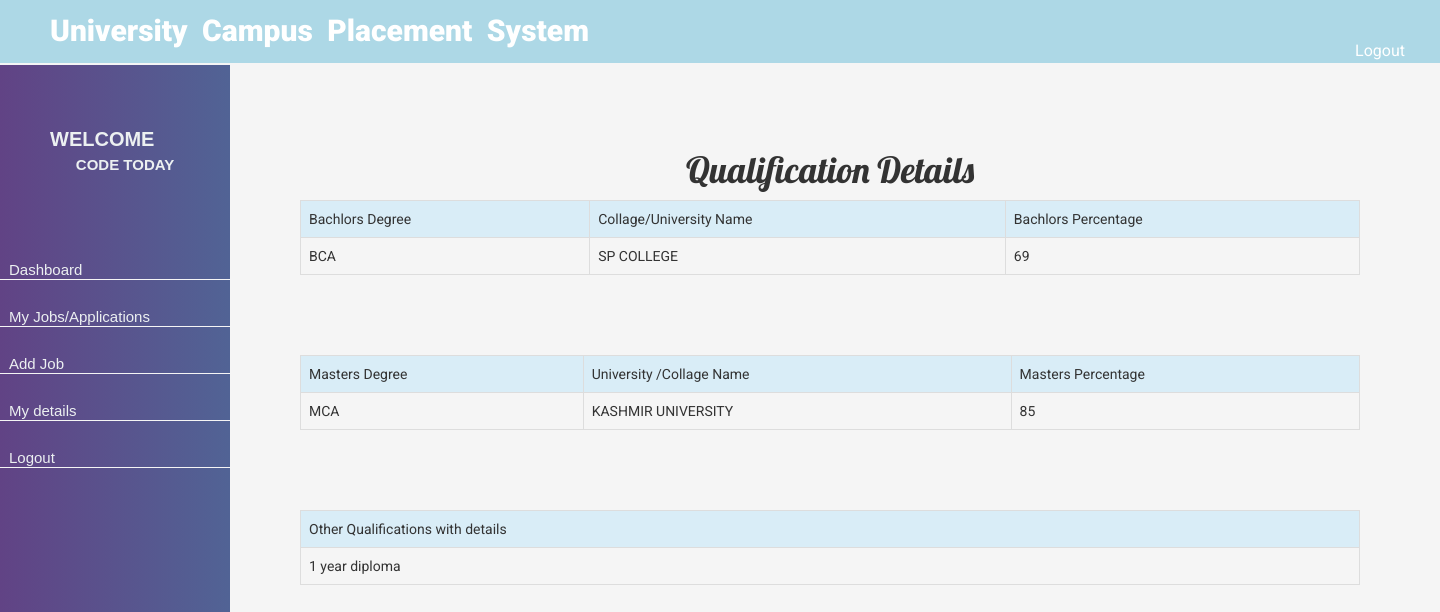
Page /company/my-details.php?id=39 (signed in) on the committed database.
### tables this page shows
CREATE TABLE `my_details` (
  `id` bigint(20) NOT NULL,
  `userid` bigint(20) DEFAULT NULL,
  `grad` varchar(100) DEFAULT NULL,
  `college` varchar(100) DEFAULT NULL,
  `per_grad` varchar(100) DEFAULT NULL,
  `pg` varchar(100) DEFAULT NULL,
  `un` varchar(100) DEFAULT NULL,
  `per_pg` varchar(100) DEFAULT NULL,
  `other` varchar(100) DEFAULT NULL
);

### company/my-details.php (the view, shortened to what this page needs)
<!DOCTYPE html>
<html>
<head>
</head>
<body>
	<?php
	  include 'menu.php';
	  include 'header.php';
	  include '../db.php';
	?>
	<div style="background-color: whitesmoke; width:1200px;height: 1200px; margin-left: 230px">
		<div style="padding: 70px;">
			  <h1 style="text-align: center;font-family: 'Lobster', cursive; color:#333; margin-top: 80px;">Qualification Details </h1>
			  <?php
               $res=mysqli_query($con,"select * from my_details where userid='".$_GET['id']."'");
                       $record=mysqli_fetch_assoc($res);
			  ?>
			   <?php
            echo "<table  ' class='table table-bordered table-striped' cellpadding='7' cellspacing='0'>";
            echo "<tr class='info'>";
            echo "<td> Bachlors Degree</td>";
                echo "<td> Collage/University Name </td>";
                   echo "<td> Bachlors Percentage </td>";
            echo "</tr>";
            echo "<tr>";
            echo "<td> ".  $record["grad"] ."</td>";
           echo "<td> ".  $record["college"] ."</td>";
            echo "<td> ".  $record["per_grad"] ."</td>"; ?>
          </tr>
          </table><br/><br/><br/>
          <?php
           echo "<table  ' class='table table-bordered table-striped' cellpadding='7' cellspacing='0'>";
            echo "<tr class='info'>";
            echo "<td> Masters Degree</td>";
            echo "<td> University /Collage Name </td>";
            echo "<td> Masters Percentage </td>";
            echo "</tr>";
            echo "<tr>";
            echo "<td> ".  $record["pg"] ."</td>";
            echo "<td> ".  $record["un"] ."</td>";
            echo "<td> ".  $record["per_pg"] ."</td>"; ?>
          </tr>
          </table><br/><br/><br/>
          <?php
           echo "<table  ' class='table table-bordered table-striped' cellpadding='7' cellspacing='0'>";
            echo "<tr class='info'>";
            echo "<td> Other Qualifications with details</td>";
            echo "<tr>";
            echo "<td> ".  $record["other"] ."</td>";
           ?>
          </tr>
          </table><br/><br/><br/>
		</div>
	</div>
</body>
</html>

### company/css/menu.css (style rules this page uses)
body { margin:0; padding:0; }

### company/css/header.css (style rules this page uses)
body { margin:0; padding:0; }

### company/header.php (style rules this page uses)
body { font-family: 'Roboto', sans-serif; }

### company/my-details.php (style rules this page uses)
body { background-color: whitesmoke; }

### rows in the picture
my_details: grad "BCA", college "SP COLLEGE", per_grad "69", pg "MCA", un "KASHMIR UNIVERSITY", per_pg "85", other "1 year diploma"

### other values in the picture
$_SESSION["company_name"] "CODE TODAY"
